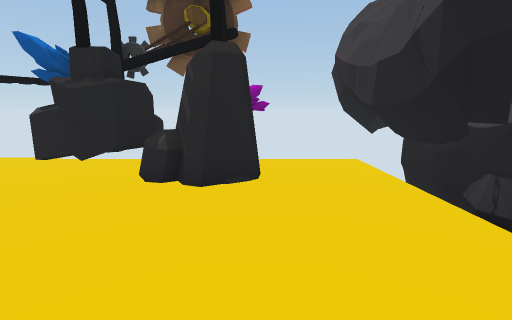
View 1 (above)

16 first-person views from a walk through a 3-D level made in the Unity game engine. The camera is 1.3 m above the floor, tilts 10° down and sees 85° across. The floor is counted in squares, 1 m on a side. Each view is taken from the middle of a square. On the plan, view 1 faces up. The plan holds only what a view shows up to about 13 squares ahead; the rest is blank. The place goes on beyond the plan. The player character is not drawn. Some animated figures are left out.

View 2
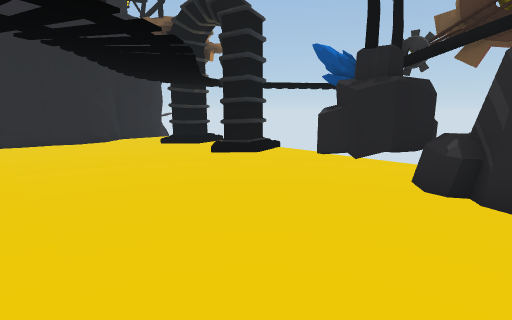

View 3
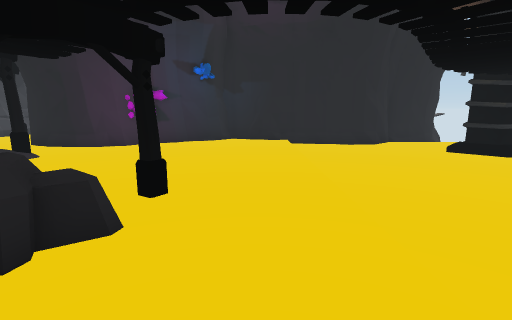

View 4
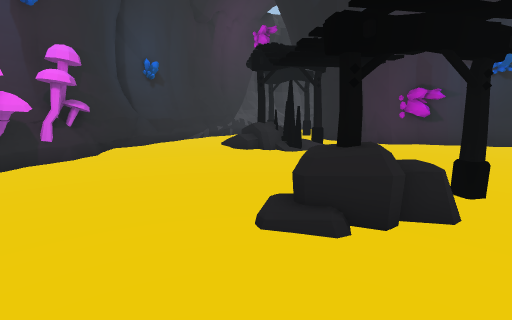

View 5
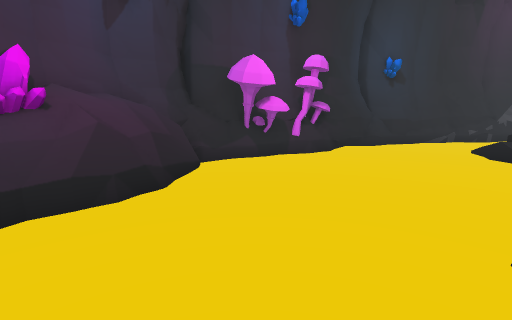

View 6
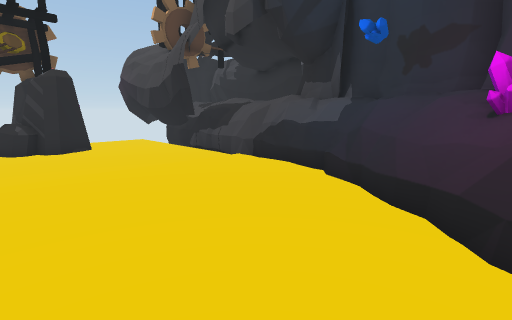

View 7
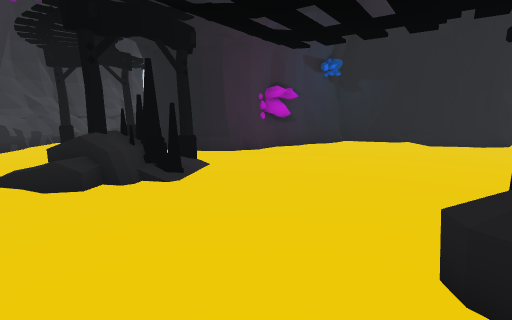

View 8
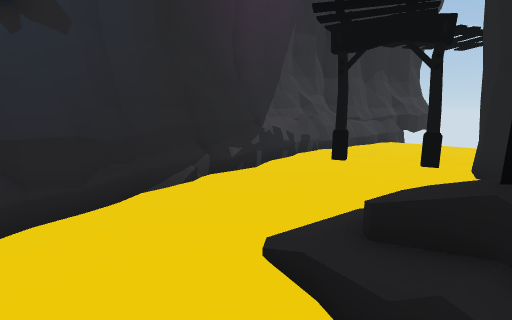

View 9
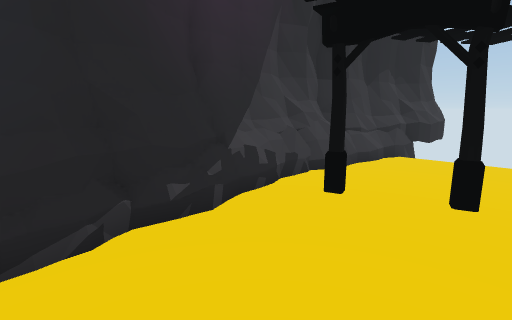

View 10
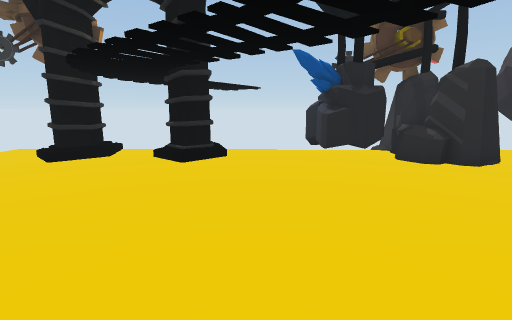

View 11
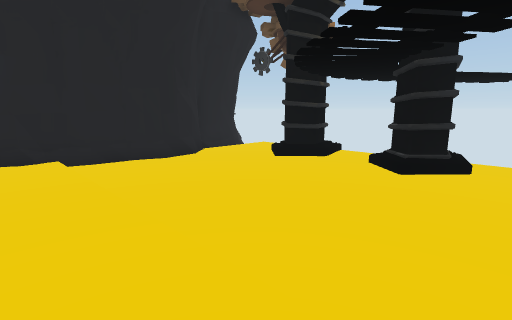

View 12
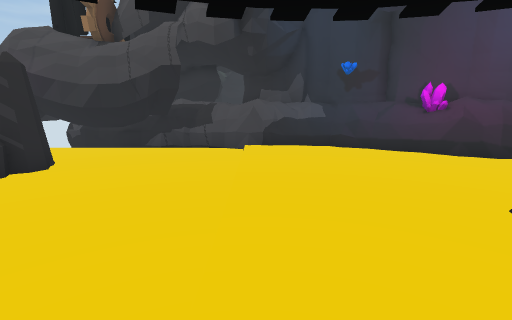

View 13
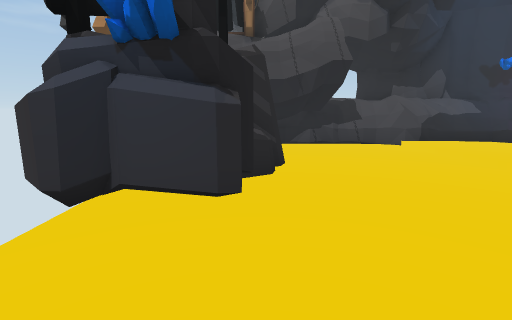

View 14
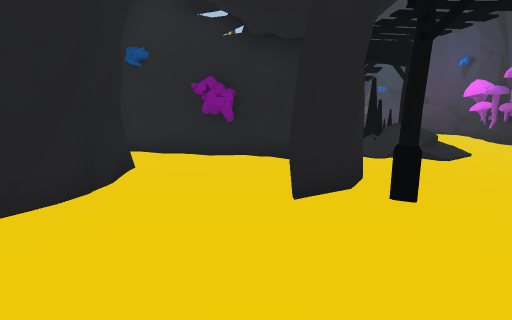

View 15
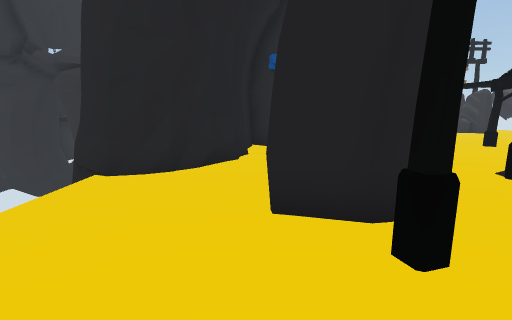

View 16
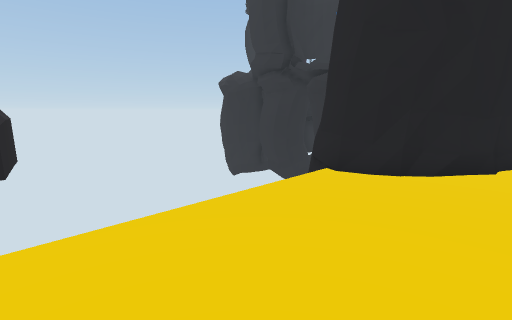

### Floor plan
Key: @ floor where view 1 was taken; # wall or solid block; . main floor; - floor 0.25 m lower than the main floor; / step, stairs or slope; = window, fence, low wall or low ledge; ^ raised ledge; R rock; C crystal; A arch; M mushroom; O other object.
Columns run from 20 left of view 1 to 4 right of it. Each row starts with its distance up from view 1.
  9                RRRRRC  #
  8    #-- O/- O/--RRRRO---#
  7    #--/OO-OO/--RRRRO---#
  6    #---/---/---RR-RRR--#
  5    ##------------------##
  4     #------------------##
  3     #------------------=#
  2     #------------------##
  1     #------------------##
  0     #...............@..=#
 -1     #..................^#
 -2     #..................^#
 -3    ###.......A##......=C#
 -4    #.#........RR......^^#
 -5    #.##..............^^##
 -6   ##..##............^C##
 -7 ###....#............^##
 -8  ......#.AOR........###
 -9  .....##./ A........##
-10  ....##...//......M##
-11  .....A.........####
-12  .............####
-13 #.....A.....###
-14 ####^==^######
-15    ######

Positions as (right, up) in squares from view 1, and headings:
1: (0, 0), facing up
2: (-1, 0), facing up-left
3: (-3, -1), facing left
4: (-2, -2), facing down-left
5: (-2, -2), facing down
6: (-3, -6), facing up-right
7: (-4, -6), facing left
8: (-7, -9), facing down-left
9: (-9, -10), facing down-left
10: (-7, -2), facing up
11: (-7, -1), facing up-left
12: (-8, 0), facing right
13: (-8, 6), facing right
14: (-19, -12), facing up-right
15: (-16, -13), facing up
16: (-16, -13), facing up-left
